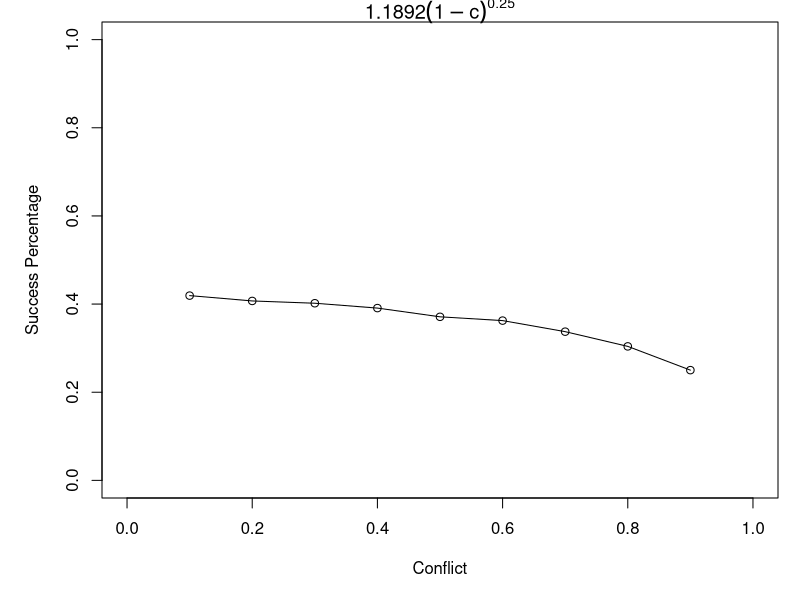

This chart was generated by the following R code:
# ===============================================
# Experimental parameters

# Number of individuals in the group
groupSize <- 10

# Number of simulations to perform
simulationCount <- 10000

# The title of the plot
#title <- expression(k = 16 * (1-c)^4)
#title <- expression(k = 8 * (1-c)^3)
#title <- expression(k = 4 * (1-c)^2)
#title <- expression(k = 2 * (1-c))
#title <- expression(k = 1.4142 * (1-c)^0.5)
#title <- expression(k = 1.2599 * (1-c)^0.33333)
title <- expression(k = 1.1892 * (1-c)^0.25)

#title = "2.828427 * (1-c)^1.5"

# Plot filename
plotFilename <- "conflict-0.25.eps"

# State value plot label
stateValueLabel <- "Conflict"

# State values to evaluate (e.g., personality or conflict)
stateValues <- seq( 0.1, 0.9, 0.1 )


# Calculate the initiation rate constant K
calculateKInitiate = function( x )
{
    return (1);
}

# Calculate the following rate constant K
calculateKFollow = function( x )
{
#    return (16*((1-x)^4));
#    return (8*(1-x)^3);
#    return (4*(1-x)^2);
#    return (2*(1-x));
#    return (1.4142*((1-x)^(0.5)));
#    return (1.2599 * ((1-x)^0.33333));
    return (1.1892*((1-x)^(0.25)));

#    return (2.828427 * (1-x)^1.5);
#    return ( (10^(1/3.321928) * x)^(3.321928) );
}

# Calculate the cancellation rate constant K
calculateKCancel = function( x )
{
    return (1);
}



# *******************************************************************
# DO NOT CHANGE BELOW THIS LINE
# *******************************************************************


# ===============================================
# Define the simulation constants
initiationBase <- 1290
followAlpha <- 162.3
followBeta <- 57.4
cancelAlpha <- 0.009
cancelGamma <- 2
cancelEpsilon <- 2.3


# ===============================================
# Calculate the initiation rate
calculateInitiationTau = function( k )
{
    return (k * initiationBase);
}

# ===============================================
# Calculate the following rate
calculateFollowingTau = function( k, groupSize, departed )
{
    return( (1/k) * (followAlpha + followBeta * (groupSize - departed) / departed ) );
}

# ===============================================
# Calculate the cancelling rate
calculateCancelC = function( k, departed )
{
    return( k * cancelAlpha / (1 + (departed / cancelGamma)^(cancelEpsilon)) );
}

# ===============================================
# Performs the simulation
performSimulation = function( stateValue )
{
#    cat( "stateValue=[", stateValue, "]\n" );

    # Get the k values
    kInitiate <- calculateKInitiate( stateValue )
    kFollow <- calculateKFollow( stateValue )
    kCancel <- calculateKCancel( stateValue )

    cat("stateValue=[", stateValue, "]  kFollow=[",kFollow,"]\n", sep="" );

    # Set up some variables for various results
    moveSizeCounts = rep( 0, groupSize );
    attempts = rep( 0, groupSize );
    successes = rep( 0, groupSize );
    totalSuccesses = 0;

    # Run through the simulations
    for( simIdx in 1:simulationCount )
    {
#        cat( "  simIdx=[", simIdx, "]\n" );

        departureOrder = c();

        simState = data.frame(
            id = 1:groupSize,
            remaining = rep(1,groupSize) );

        # Calculate the initiattion times
        simState$initiationTimes = rexp( groupSize,
                1 / calculateInitiationTau(kInitiate) );

        # Find the first one
        initiator = which.min( simState$initiationTimes );
        simState$remaining[ initiator ] = 0;
        departureOrder = c( departureOrder, initiator );
        attempts[initiator] = attempts[initiator] + 1;

        # Run until everyone follows or the initiator cancels
        while( 1 )
        {
#            cat("    Remaining: ",simState$remaining,"\n");

            # Get the number of individuals remaining
            remainingCount = length( which( simState$remaining > 0 ) );

            # Get the number of departed individuals
            departedCount = groupSize - remainingCount;

            # If there aren't any remaining, we are done
            if( remainingCount < 1 )
            {
#                cat("      None remaining: ", simState$remaining,"\n");
                break;
            }

            # Calculate the following times
            simState$followingTimes = rexp( groupSize, 1 / calculateFollowingTau( kFollow,
                    groupSize,
                    departedCount ) );

            # Clear out all the times for ones that have already departed
            simState$followingTimes[simState$remaining<1]=NA;

            # Find the soonest follower
            follower = which.min( simState$followingTimes );
#            cat("      Earliest follower [", simState$followingTimes[follower], "]\n" );

            # Calculate the cancelling time
            cancellingTime = rexp( 1, calculateCancelC( kCancel, departedCount ) );
#            cat("      Cancelling time [", cancellingTime, "]\n", sep="");

            # Which happens first?
            if( cancellingTime < simState$followingTimes[follower] )
            {
                # Cancel
#                cat( "    Cancelling");
                break;
            }
            else
            {
                # Follow me!
                simState$remaining[follower] = 0;
                departureOrder = c( departureOrder, follower );
#                cat( "    Following\n");
            }
        }

        # Keep track of the move size
        moveSizeCounts[departedCount] = moveSizeCounts[departedCount] + 1;

        # Did everyone move?
        if( departedCount == groupSize )
        {
            # Yup
            successes[initiator] = successes[initiator] + 1;
            totalSuccesses = totalSuccesses + 1;
#            cat("    SUCCESS=[", totalSuccesses, "]\n" );
        }
    }

    # Return the success percentage
    return (totalSuccesses / simulationCount);
}

# ===============================================
# Evaluate the different state values
successPercentages <- rep( 0, times=length(stateValues) )
for( i in 1:length(stateValues) )
{
    successPercentages[[i]] <- performSimulation( stateValues[[i]] )
}

successPercentages

# ===============================================
# Plot the results
postscript( file=plotFilename, height=3.5, width=4,
        onefile=FALSE, pointsize=11,
        horizontal=FALSE, paper="special" )
par(mar=c(5.1,5.1,1.1,1.1))
plot( stateValues, successPercentages, type="o",
        xlab=stateValueLabel,
        ylab="Success Percentage",
        xlim=c(0,1.0),
        ylim=c(0,1.0),
        main=title )

dev.off()


